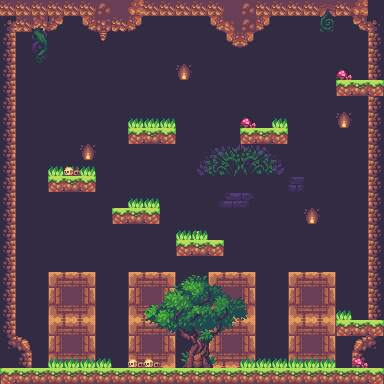

This is a level from a 2D game, rendered from its Tiled map with the project's own tilesets. A one-line summary and the complete map file follow:
An orthogonal 24x24 tile map with 16x16 px tiles, 5 tile layers (background, background2, platforms, foreground, ...), 2 tilesets.

<map version="1.2" tiledversion="1.3.1" orientation="orthogonal" renderorder="right-down" compressionlevel="0" width="24" height="24" tilewidth="16" tileheight="16" infinite="0" nextlayerid="7" nextobjectid="1">
 <tileset firstgid="1" name="landscape-tileset" tilewidth="16" tileheight="16" spacing="2" margin="1" tilecount="192" columns="15">
  <image source="landscape-tileset.png" width="270" height="198" />
 </tileset>
 <tileset firstgid="193" name="props-tileset" tilewidth="16" tileheight="16" spacing="2" margin="1" tilecount="132" columns="6">
  <image source="props-tileset.png" width="108" height="360" />
 </tileset>
 <layer id="1" name="background" width="24" height="24">
  <data encoding="csv">
51,51,51,51,51,51,51,51,51,51,51,51,51,51,51,51,51,51,51,51,51,51,51,51,
51,51,51,51,51,51,51,51,51,51,51,51,51,51,51,51,51,51,51,51,51,51,51,51,
51,51,51,51,51,51,51,51,51,51,51,51,51,51,51,51,51,51,51,51,51,51,51,51,
51,51,51,51,51,51,51,51,51,51,51,51,51,51,51,51,51,51,51,51,51,51,51,51,
51,51,51,51,51,51,51,51,51,51,51,51,51,51,51,51,51,51,51,51,51,51,51,51,
51,51,51,51,51,51,51,51,51,51,51,51,51,51,51,51,51,51,51,51,51,51,51,51,
51,51,51,51,51,51,51,51,51,51,51,51,51,51,51,51,51,51,51,51,51,51,51,51,
51,51,51,51,51,51,51,51,51,51,51,51,51,51,51,51,51,51,51,51,51,51,51,51,
51,51,51,51,51,51,51,51,51,51,51,51,51,51,51,51,51,51,51,51,51,51,51,51,
51,51,51,51,51,51,51,51,51,51,51,51,51,51,51,51,51,51,51,51,51,51,51,51,
51,51,51,51,51,51,51,51,51,51,51,51,51,51,51,51,51,51,51,51,51,51,51,51,
51,51,51,51,51,51,51,51,51,51,51,51,51,51,51,51,51,51,51,51,51,51,51,51,
51,51,51,51,51,51,51,51,51,51,51,51,51,51,51,51,51,51,51,51,51,51,51,51,
51,51,51,51,51,51,51,51,51,51,51,51,51,51,51,51,51,51,51,51,51,51,51,51,
51,51,51,51,51,51,51,51,51,51,51,51,51,51,51,51,51,51,51,51,51,51,51,51,
51,51,51,51,51,51,51,51,51,51,51,51,51,51,51,51,51,51,51,51,51,51,51,51,
51,51,51,51,51,51,51,51,51,51,51,51,51,51,51,51,51,51,51,51,51,51,51,51,
51,51,51,51,51,51,51,51,51,51,51,51,51,51,51,51,51,51,51,51,51,51,51,51,
51,51,51,51,51,51,51,51,51,51,51,51,51,51,51,51,51,51,51,51,51,51,51,51,
51,51,51,51,51,51,51,51,51,51,51,51,51,51,51,51,51,51,51,51,51,51,51,51,
51,51,51,51,51,51,51,51,51,51,51,51,51,51,51,51,51,51,51,51,51,51,51,51,
51,51,51,51,51,51,51,51,51,51,51,51,51,51,51,51,51,51,51,51,51,51,51,51,
51,51,51,51,51,51,51,51,51,51,51,51,51,51,51,51,51,51,51,51,51,51,51,51,
51,51,51,51,51,51,51,51,51,51,51,51,51,51,51,51,51,51,51,51,51,51,51,51
</data>
 </layer>
 <layer id="2" name="background2" width="24" height="24">
  <data encoding="csv">
32,32,32,32,32,32,49,17,33,32,32,32,32,32,17,49,32,32,32,32,79,32,33,152,
108,32,80,109,0,61,81,82,78,0,0,0,0,61,62,49,78,0,0,0,94,0,106,107,
123,0,95,0,0,0,96,0,0,0,0,0,0,76,77,78,0,0,0,0,0,0,0,122,
123,0,110,0,0,0,0,0,0,0,0,0,0,0,0,0,0,0,0,0,0,0,0,122,
123,0,0,0,0,0,0,0,0,0,0,111,0,0,0,0,0,0,0,0,0,0,0,122,
123,0,0,0,0,0,0,0,0,0,0,0,0,0,0,0,0,0,0,0,0,0,0,122,
123,0,0,0,0,0,0,0,0,0,0,0,0,0,0,0,0,0,0,0,0,0,0,122,
123,0,0,0,0,0,0,0,0,0,0,0,0,0,0,0,0,0,0,0,0,111,0,122,
123,0,0,0,0,0,0,0,0,0,0,0,0,0,0,0,0,0,0,0,0,0,0,122,
123,0,0,0,0,111,0,0,0,0,0,0,114,115,116,72,73,74,0,0,0,0,0,122,
123,0,0,46,46,46,0,0,0,0,0,0,129,130,131,87,88,89,0,0,0,0,0,122,
123,0,0,0,0,0,0,0,0,0,0,0,0,51,51,51,51,0,66,0,0,0,0,122,
123,0,0,0,0,0,0,0,0,0,0,0,0,57,58,59,0,0,0,0,0,0,0,122,
123,0,0,0,0,0,0,0,0,0,0,0,0,0,0,0,0,0,0,111,0,0,0,122,
123,0,0,0,0,0,0,0,0,0,0,0,195,0,0,0,0,0,0,0,0,0,0,122,
123,0,0,0,0,0,0,0,0,0,0,0,0,0,0,0,0,0,0,0,0,0,0,122,
123,0,0,0,0,0,0,0,0,0,0,0,0,0,0,0,0,0,0,0,0,0,0,122,
123,0,0,0,0,0,0,0,0,111,0,0,0,0,0,0,0,0,0,0,0,0,0,122,
123,0,0,0,0,0,0,0,0,0,0,0,0,0,0,0,0,0,0,0,0,0,0,122,
123,0,0,0,0,0,0,0,0,0,0,0,0,0,0,0,0,0,0,0,0,0,0,122,
123,124,0,0,0,0,0,0,0,0,0,0,0,0,97,98,0,0,0,0,0,0,121,122,
138,139,0,0,0,0,0,0,0,0,0,0,0,0,112,113,0,0,0,0,0,0,136,137,
153,154,0,0,0,0,0,0,0,0,0,0,0,0,127,128,0,0,0,0,0,0,151,152,
0,0,0,0,0,0,0,0,0,0,0,0,0,0,0,0,0,0,0,0,0,0,0,0
</data>
 </layer>
 <layer id="3" name="platforms" width="24" height="24">
  <data encoding="csv">
0,0,0,0,0,0,0,0,0,0,0,0,0,0,0,0,0,0,0,0,0,0,0,0,
0,0,0,0,0,0,0,0,0,0,0,0,0,0,0,0,0,0,0,0,0,0,0,0,
0,0,0,0,0,0,0,0,0,0,0,0,0,0,0,0,0,0,0,0,0,0,0,0,
0,0,0,0,0,0,0,0,0,0,0,0,0,0,0,0,0,0,0,0,0,0,0,0,
0,0,0,0,0,0,0,0,0,0,0,0,0,0,0,0,0,0,0,0,0,0,0,0,
0,0,0,0,0,0,0,0,0,0,0,0,0,0,0,0,0,0,0,0,0,1,2,3,
0,0,0,0,0,0,0,0,0,0,0,0,0,0,0,0,0,0,0,0,0,0,0,0,
0,0,0,0,0,0,0,0,0,0,0,0,0,0,0,0,0,0,0,0,0,0,0,0,
0,0,0,0,0,0,0,0,1,2,3,0,0,0,0,1,2,3,0,0,0,0,0,0,
0,0,0,0,0,0,0,0,0,0,0,0,0,0,0,0,0,0,0,0,0,0,0,0,
0,0,0,0,0,0,0,0,0,0,0,0,0,0,0,0,0,0,0,0,0,0,0,0,
0,0,0,1,2,3,0,0,0,0,0,0,0,0,0,0,0,0,0,0,0,0,0,0,
0,0,0,0,0,0,0,0,0,0,0,0,0,0,0,0,0,0,0,0,0,0,0,0,
0,0,0,0,0,0,0,1,2,3,0,0,0,0,0,0,0,0,0,0,0,0,0,0,
0,0,0,0,0,0,0,0,0,0,0,0,0,0,0,0,0,0,0,0,0,0,0,0,
0,0,0,0,0,0,0,0,0,0,0,1,2,3,0,0,0,0,0,0,0,0,0,0,
0,0,0,0,0,0,0,0,0,0,0,0,0,0,0,0,0,0,0,0,0,0,0,0,
0,0,0,69,70,71,0,0,69,70,71,0,0,69,70,71,0,0,69,70,71,0,0,0,
0,0,0,84,85,86,0,0,84,85,86,0,0,84,85,86,0,0,84,85,86,0,0,0,
0,0,0,99,100,101,0,0,99,100,101,0,0,99,100,101,0,0,99,100,101,0,0,0,
0,0,0,69,70,71,0,0,69,70,71,0,0,69,70,71,0,0,69,70,71,1,2,3,
0,0,0,84,85,86,0,0,84,85,86,0,0,84,85,86,0,0,84,85,86,0,0,0,
0,0,0,99,100,101,0,0,99,100,101,0,0,99,100,101,0,0,99,100,101,0,0,0,
1,2,2,2,2,2,2,2,2,2,2,2,2,2,2,2,2,2,2,2,2,2,2,3
</data>
 </layer>
 <layer id="4" name="foreground" width="24" height="24">
  <data encoding="csv">
0,0,0,0,0,0,0,0,0,0,0,0,0,0,0,0,0,0,0,0,0,0,0,0,
0,0,0,0,0,0,0,0,0,0,0,0,0,0,0,0,0,0,0,0,0,0,0,0,
0,0,0,0,0,0,0,0,0,0,0,0,0,0,0,0,0,0,0,0,0,0,0,0,
0,0,0,0,0,0,0,0,0,0,0,0,0,0,0,0,0,0,0,0,0,0,0,0,
0,0,0,0,0,0,0,0,0,0,0,0,0,0,0,0,0,0,0,0,0,197,0,0,
0,0,0,0,0,0,0,0,0,0,0,0,0,0,0,0,0,0,0,0,0,0,0,0,
0,0,0,0,0,0,0,0,0,0,0,0,0,0,0,0,0,0,0,0,0,0,0,0,
0,0,0,0,0,0,0,0,46,46,46,0,0,0,0,197,0,46,0,0,0,0,0,0,
0,0,0,0,0,0,0,0,0,0,0,0,0,0,0,0,0,0,0,0,0,0,0,0,
0,0,0,0,0,0,0,0,0,0,0,0,0,0,0,0,0,0,0,0,0,0,0,0,
0,0,0,0,195,0,0,0,0,0,0,0,0,0,0,0,0,0,0,0,0,0,0,0,
0,0,0,0,0,0,0,0,0,0,0,0,0,0,0,0,0,0,0,0,0,0,0,0,
0,0,0,0,0,0,0,0,46,46,0,0,0,0,0,0,0,0,0,0,0,0,0,0,
0,0,0,0,0,0,0,0,0,0,0,0,0,0,0,0,0,0,0,0,0,0,0,0,
0,0,0,0,0,0,0,0,0,0,0,46,46,0,0,0,0,0,0,0,0,0,0,0,
0,0,0,0,0,0,0,0,0,0,0,0,0,0,0,0,0,0,0,0,0,0,0,0,
0,0,0,0,0,0,0,0,0,0,0,0,0,0,0,0,0,0,0,0,0,0,0,0,
0,0,0,0,0,0,0,0,0,235,236,237,238,239,0,0,0,0,0,0,0,0,0,0,
0,0,0,0,0,0,0,0,0,241,242,243,244,245,246,264,0,0,0,0,0,0,0,0,
0,0,0,0,0,0,0,0,0,247,248,249,250,251,252,270,0,0,0,0,0,46,0,0,
0,0,0,0,0,0,0,0,0,253,254,255,256,257,258,0,0,0,0,0,0,0,0,0,
0,0,0,0,0,0,0,0,0,259,260,261,262,263,0,0,0,0,0,0,0,0,0,0,
0,0,0,46,46,46,46,0,195,195,266,267,268,269,0,46,46,46,46,46,46,0,197,0,
0,0,0,0,0,0,0,0,0,0,0,0,0,0,0,0,0,0,0,0,0,0,0,0
</data>
 </layer>
 <layer id="6" name="exit" width="24" height="24">
  <data encoding="csv">
0,0,0,0,0,0,0,0,0,0,0,0,0,0,0,0,0,0,0,0,0,0,0,0,
0,0,0,0,0,0,0,0,0,0,0,0,0,0,0,0,0,0,0,0,0,0,0,0,
0,0,0,0,0,0,0,0,0,0,0,0,0,0,0,0,0,0,0,0,0,0,0,0,
0,0,0,0,0,0,0,0,0,0,0,0,0,0,0,0,0,0,0,0,0,0,0,0,
0,0,0,0,0,0,0,0,0,0,0,0,0,0,0,0,0,0,0,0,0,0,0,0,
0,0,0,0,0,0,0,0,0,0,0,0,0,0,0,0,0,0,0,0,0,0,0,0,
0,0,0,0,0,0,0,0,0,0,0,0,0,0,0,0,0,0,0,0,0,0,0,0,
0,0,0,0,0,0,0,0,0,0,0,0,0,0,0,0,0,0,0,0,0,0,0,0,
0,0,0,0,0,0,0,0,0,0,0,0,0,0,0,0,0,0,0,0,0,0,0,0,
0,0,0,0,0,0,0,0,0,0,0,0,0,0,0,0,0,0,0,0,0,0,0,0,
0,0,0,0,0,0,0,0,0,0,0,0,0,0,0,0,0,0,0,0,0,0,0,0,
0,0,0,0,0,0,0,0,0,0,0,0,0,0,0,0,0,0,0,0,0,0,0,0,
0,0,0,0,0,0,0,0,0,0,0,0,0,0,0,0,0,0,0,0,0,0,0,0,
0,0,0,0,0,0,0,0,0,0,0,0,0,0,0,0,0,0,0,0,0,0,0,0,
0,0,0,0,0,0,0,0,0,0,0,0,0,0,0,0,0,0,0,0,0,0,0,0,
0,0,0,0,0,0,0,0,0,0,0,0,0,0,0,0,0,0,0,0,0,0,0,0,
0,0,0,0,0,0,0,0,0,0,0,0,0,0,0,0,0,0,0,0,0,0,0,0,
0,0,0,0,0,0,0,0,0,0,0,0,0,0,0,0,0,0,0,0,0,0,0,0,
0,0,0,0,0,0,0,0,0,0,0,0,0,0,0,0,0,0,0,0,0,0,0,0,
0,0,0,0,0,0,0,0,0,0,0,0,0,0,0,0,0,0,0,0,0,0,0,0,
0,0,0,0,0,0,0,0,0,0,0,0,0,0,0,0,0,0,0,0,0,0,0,0,
0,0,0,0,0,0,0,0,0,0,0,0,0,0,0,0,0,0,0,0,0,0,0,0,
0,0,0,0,0,0,0,0,0,0,0,0,0,0,0,0,0,0,0,0,0,0,0,0,
0,0,0,0,0,0,0,0,0,0,0,0,0,0,0,0,0,0,0,0,0,0,0,0
</data>
 </layer>
</map>